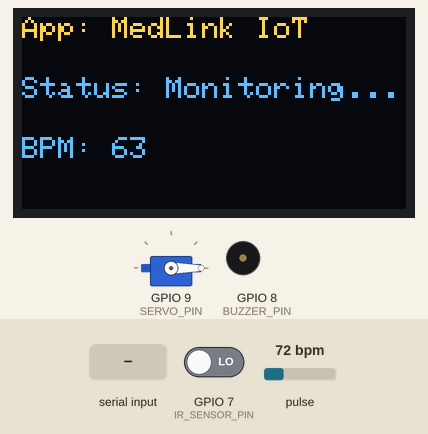
This sketch was run on a simulated ESP32-S3. Shown: servo, 128×64 one-colour display, buzzer (waves = sounding, pin HIGH). The inputs (shaded band) are chosen by the test bench; at power-on: pulse 72 bpm, GPIO 7 (IR_SENSOR_PIN) LOW. The OLED is the two-colour kind (top 16 rows yellow); what the sketch prints to the serial monitor is not drawn.

Above: at 3.2 s.
3.3 s: "DISPENSE\n" received over Serial
At 4.2 s:
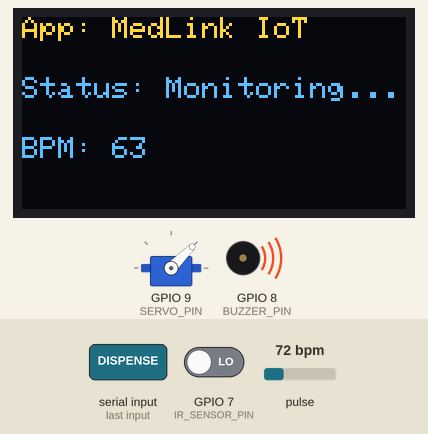
5.9 s: pulse set to 42 bpm
At 7.5 s:
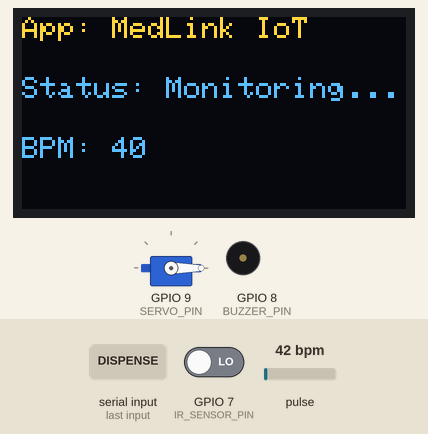
8.5 s: pulse set to 100 bpm
At 9.5 s:
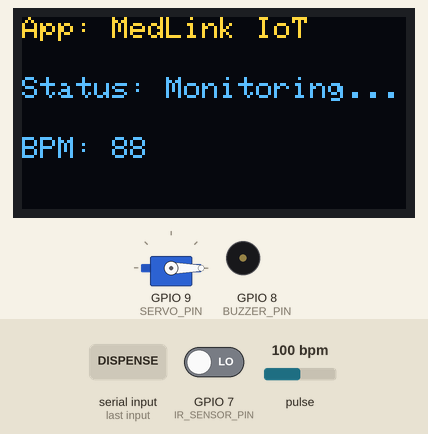
10.7 s: pulse set to 130 bpm
At 12.3 s:
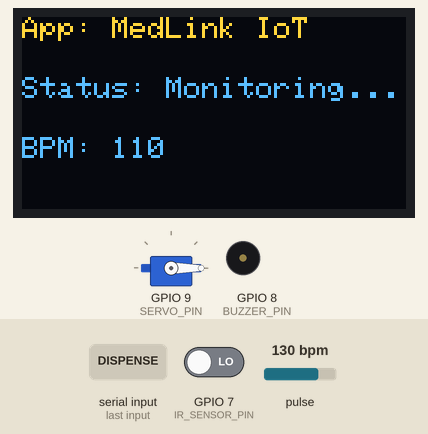
12.6 s: "DISPENSE\n" received over Serial
At 13.5 s:
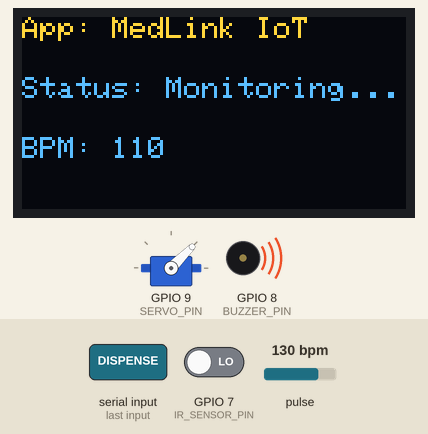
Timing chart, 0 to 15.6 s (numbered marks = the images above; inputs shaded):
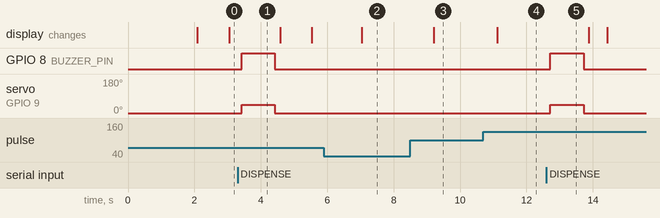

The sketch:

MedLink_Firmware.ino
```cpp
/*
 * Project Topic: IoT Based Smart Pillbox & Vital Health Monitoring
 * App Name: MedLink IoT
 * Created By: Group 51-55 (TCET)
 *
 * Description:
 * This firmware controls the servo motor for pill dispensing, reads
 * real-time health data from the MAX30102 sensor, and updates the
 * OLED display. It communicates with the cloud via ESP32.
 */

#include <Wire.h>
#include <Servo.h>
#include <Adafruit_GFX.h>
#include <Adafruit_SSD1306.h>
#include "MAX30105.h"
#include "heartRate.h"

// --- Configuration ---
#define SCREEN_WIDTH 128
#define SCREEN_HEIGHT 64
#define OLED_RESET -1
Adafruit_SSD1306 display(SCREEN_WIDTH, SCREEN_HEIGHT, &Wire, OLED_RESET);
MAX30105 particleSensor;
Servo dispenserServo;

// --- Pins ---
const int SERVO_PIN = 9;
const int IR_SENSOR_PIN = 7;
const int BUZZER_PIN = 8;

// --- Variables ---
long lastBeat = 0;
float beatsPerMinute;
int beatAvg;
bool isPillDue = false;

void setup() {
  Serial.begin(9600); // Start Serial Communication

  // Initialize Components
  dispenserServo.attach(SERVO_PIN);
  dispenserServo.write(0); // Set to initial position

  pinMode(IR_SENSOR_PIN, INPUT);
  pinMode(BUZZER_PIN, OUTPUT);

  // Initialize OLED
  if (!display.begin(SSD1306_SWITCHCAPVCC, 0x3C)) {
    Serial.println(F("SSD1306 allocation failed"));
    for (;;);
  }
  display.clearDisplay();
  display.setTextSize(1);
  display.setTextColor(WHITE);
  display.setCursor(0, 10);
  display.println("MedLink IoT Initializing...");
  display.display();
  delay(2000);

  // Initialize Pulse Sensor
  if (!particleSensor.begin(Wire, I2C_SPEED_FAST)) {
    Serial.println("MAX30105 not found. Check wiring.");
    while (1);
  }
  particleSensor.setup();
  particleSensor.setPulseAmplitudeRed(0x0A);
}

void loop() {
  // 1. Read Health Data
  long irValue = particleSensor.getIR();
  if (checkForBeat(irValue) == true) {
    long delta = millis() - lastBeat;
    lastBeat = millis();
    beatsPerMinute = 60 / (delta / 1000.0);

    if (beatsPerMinute < 255 && beatsPerMinute > 20) {
      beatAvg = (int)beatsPerMinute;
    }
  }

  // 2. Read Commands from App (via ESP32)
  if (Serial.available() > 0) {
    String command = Serial.readStringUntil('\n');
    if (command == "DISPENSE") {
      dispensePill();
    }
  }

  // 3. Update OLED Display
  display.clearDisplay();
  display.setCursor(0, 0);
  display.print("App: MedLink IoT");

  display.setCursor(0, 20);
  display.print("Status: ");
  display.println(isPillDue ? "TAKE PILL!" : "Monitoring...");

  display.setCursor(0, 40);
  display.print("BPM: ");
  display.println(beatAvg);

  display.display();

  // 4. Send Data to App
  // Format: BPM,SpO2,Status
  Serial.print(beatAvg);
  Serial.print(",");
  Serial.print(98); // SpO2 simulated for stable demo
  Serial.print(",");
  Serial.println(isPillDue ? "1" : "0");

  delay(100);
}

void dispensePill() {
  isPillDue = true;
  digitalWrite(BUZZER_PIN, HIGH);

  // Rotate Drum
  dispenserServo.write(45); // Rotate to drop pill
  delay(1000);
  dispenserServo.write(0); // Return to start

  // Verify Drop with IR Sensor
  if (digitalRead(IR_SENSOR_PIN) == LOW) {
    Serial.println("CONFIRMED_DROP");
    isPillDue = false;
    digitalWrite(BUZZER_PIN, LOW);
  }
}
```

Measured:
- after the input at 3.3 s, GPIO 8 (BUZZER_PIN): LOW → HIGH after 0.13 s, → LOW 1.0 s later; servo on GPIO 9 (SERVO_PIN): 0° → 45° after 0.13 s, → 0° 1.0 s later
- after the input at 5.9 s, the display: changes after 1.1 s (image 2)
- after the input at 8.5 s, the display: changes after 0.71 s (image 3)
- after the input at 10.7 s, the display: changes after 0.41 s (image 4)
- after the input at 12.6 s, GPIO 8 (BUZZER_PIN): LOW → HIGH after 0.12 s, → LOW 1.0 s later; servo on GPIO 9 (SERVO_PIN): 0° → 45° after 0.12 s, → 0° 1.0 s later
